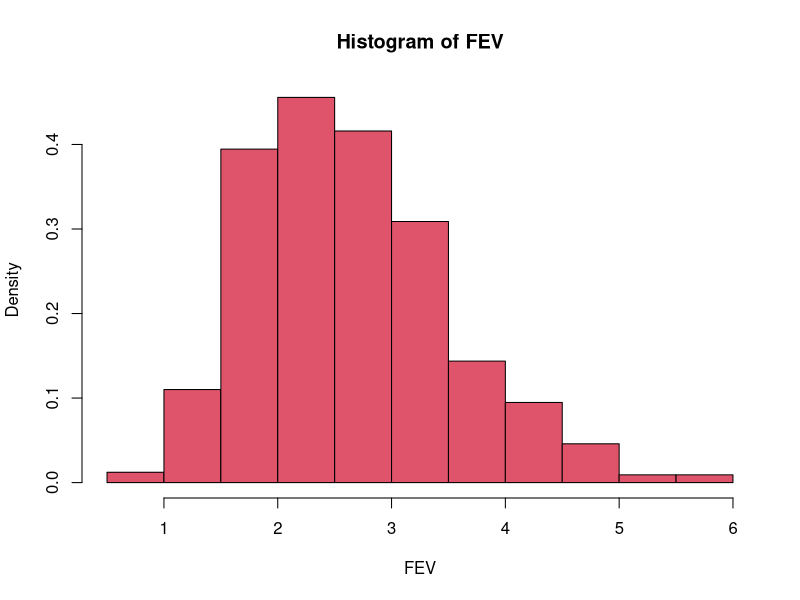
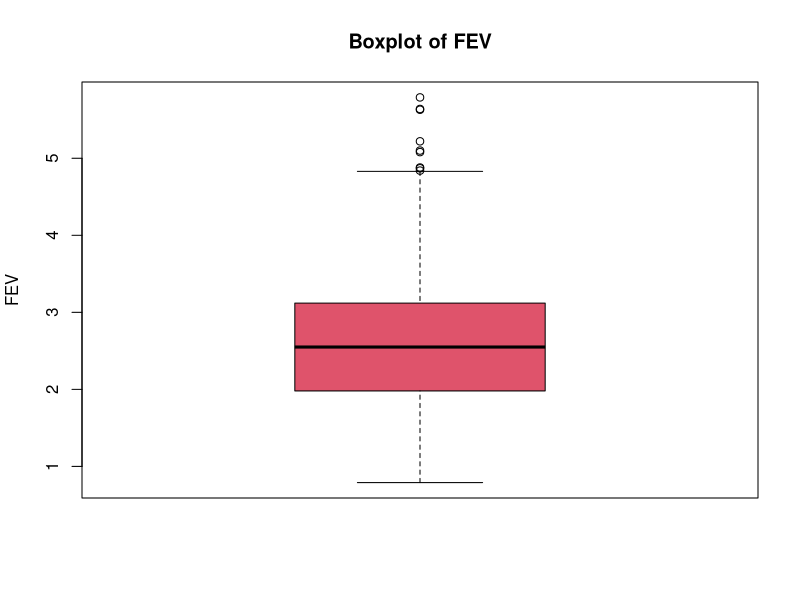
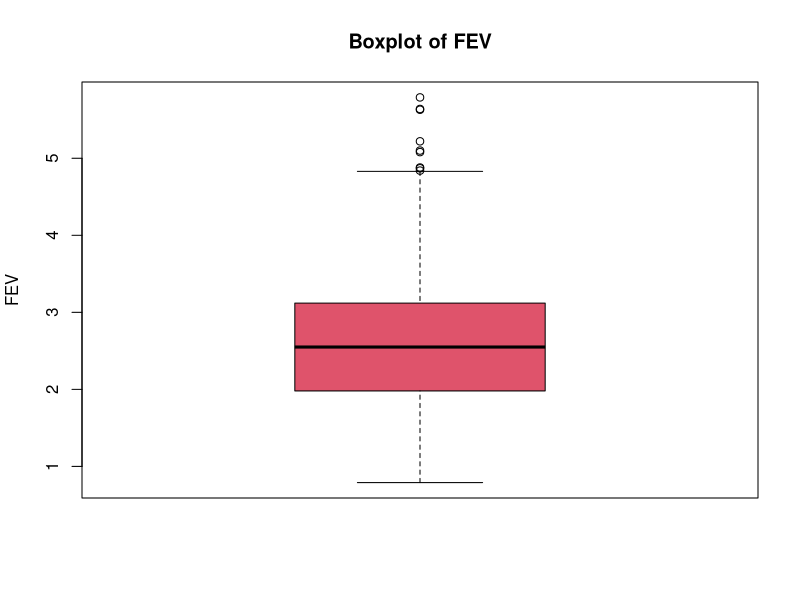
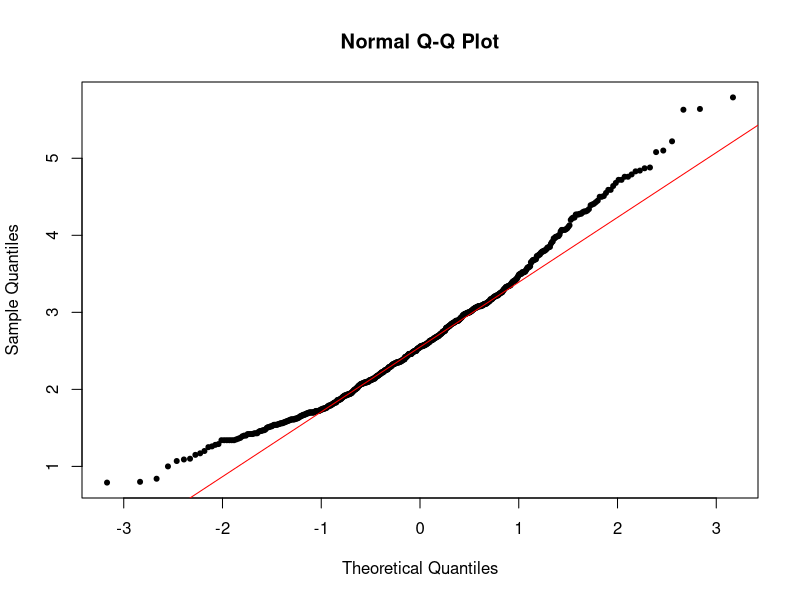
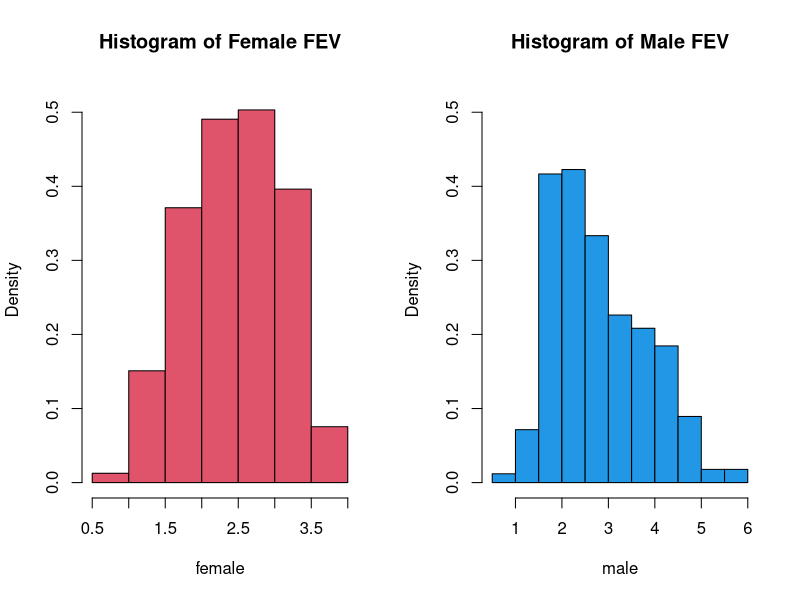
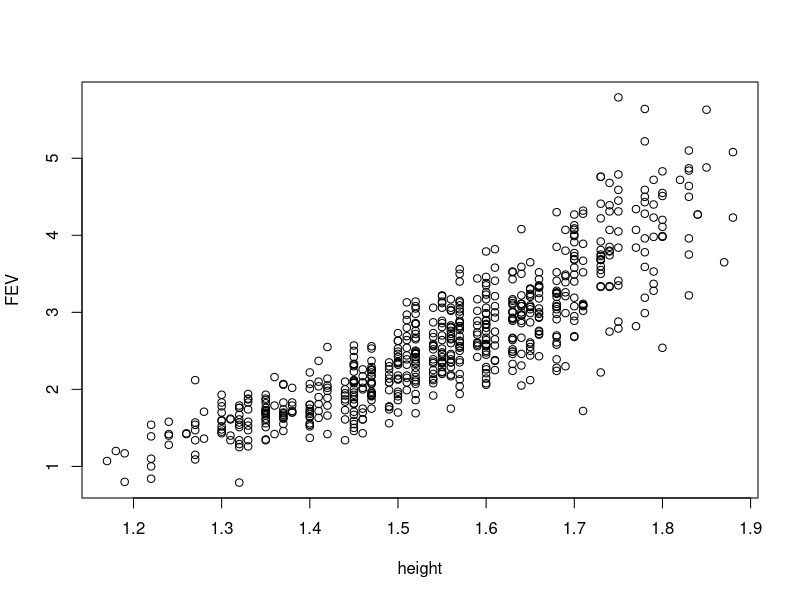
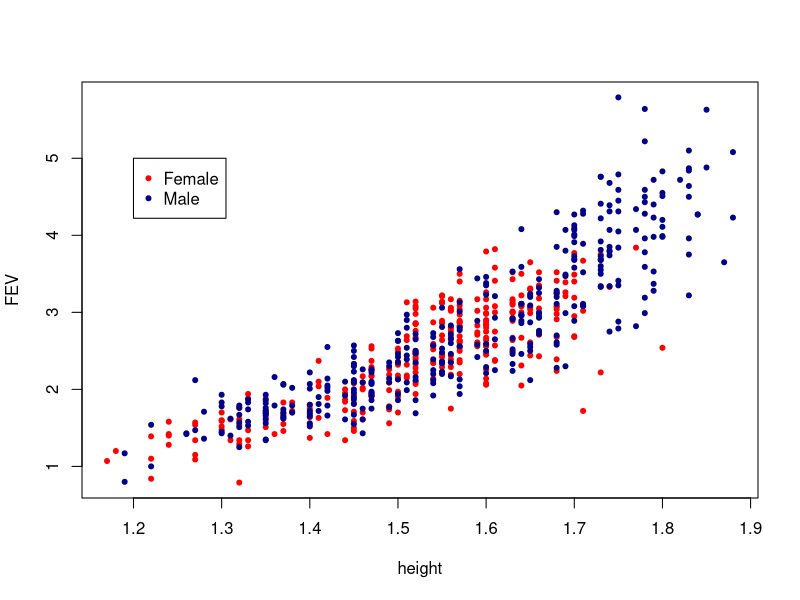

R code for these plots, in order:
#R code for Tutorial 2 Solution

#### FEV dataset
# setwd("/mnt/c/Users/Keck/Documents/GitHub/devcontainers-rstudio/NUS Stuff/DSA1101/Data")
# setwd("C:\\Users\\five8\\Documents\\GitHub\\devcontainers-rstudio\\NUS Stuff\\DSA1101\\Data")
setwd("C:\\Users\\Keck\\Documents\\GitHub\\devcontainers-rstudio\\NUS Stuff\\DSA1101\\Data")
fev = read.csv("FEV.csv")
names(fev)
attach(fev)

#Qb
hist(FEV, col = 10, freq= FALSE)

#Qc
boxplot(FEV, col = 10, ylab = "FEV", main = "Boxplot of FEV")

#outlier values
out = boxplot(FEV, col = 10, ylab = "FEV", main = "Boxplot of FEV")$out

# get the index of the outliers:
index = which(FEV %in% c(out)) 
index

#information of all the outliers:
fev[c(index),]



#Qd
qqnorm(FEV, pch = 20)
qqline(FEV, col = "red")


#Qe

female = FEV[which(Sex==0)] # or FEV[Sex==0]

male = FEV[which(Sex==1)] # or FEV[Sex==1]

opar <- par(mfrow=c(1,2)) #arrange a figure which has 1 row and 2 columns (to contain the 2 hitograms)

hist(female, col = 2, freq= FALSE, main = "Histogram of Female FEV", ylim = c(0,0.52))

hist(male, col = 4, freq= FALSE, main = "Histogram of Male FEV", ylim = c(0,0.52))

par(opar)

median(female)
IQR(female)
summary(female)
var(female)

median(male)
summary(male)
IQR(male)
var(male)


#Qf-g
plot(height, FEV)

plot(height, FEV, type = "n")
points(female ~ height[which(Sex==0)], col = "red", pch = 20)
points(male ~ height[which(Sex==1)], col = "darkblue", pch = 20)
legend(1.2, 5, legend = c("Female", "Male"), col = c("red","darkblue"), pch=c(20,20))

cor(FEV, height)


###########################  Q2
#(a)
Fibo = numeric(45)
Fibo[1:2] = 1
for(i in 3:45) {
Fibo[i] = Fibo[i-1] + Fibo[i-2]
}

#(b)
Fibo[40]

# the 40th term is: 102334155

# find smallest n where Fn is more than 5 mil.
n = sum(Fibo<=5000000) + 1 ;n # 34

# OR can use this code
n = max(which(Fibo<=5000000)) + 1; n

Fibo[n] # 5702887


